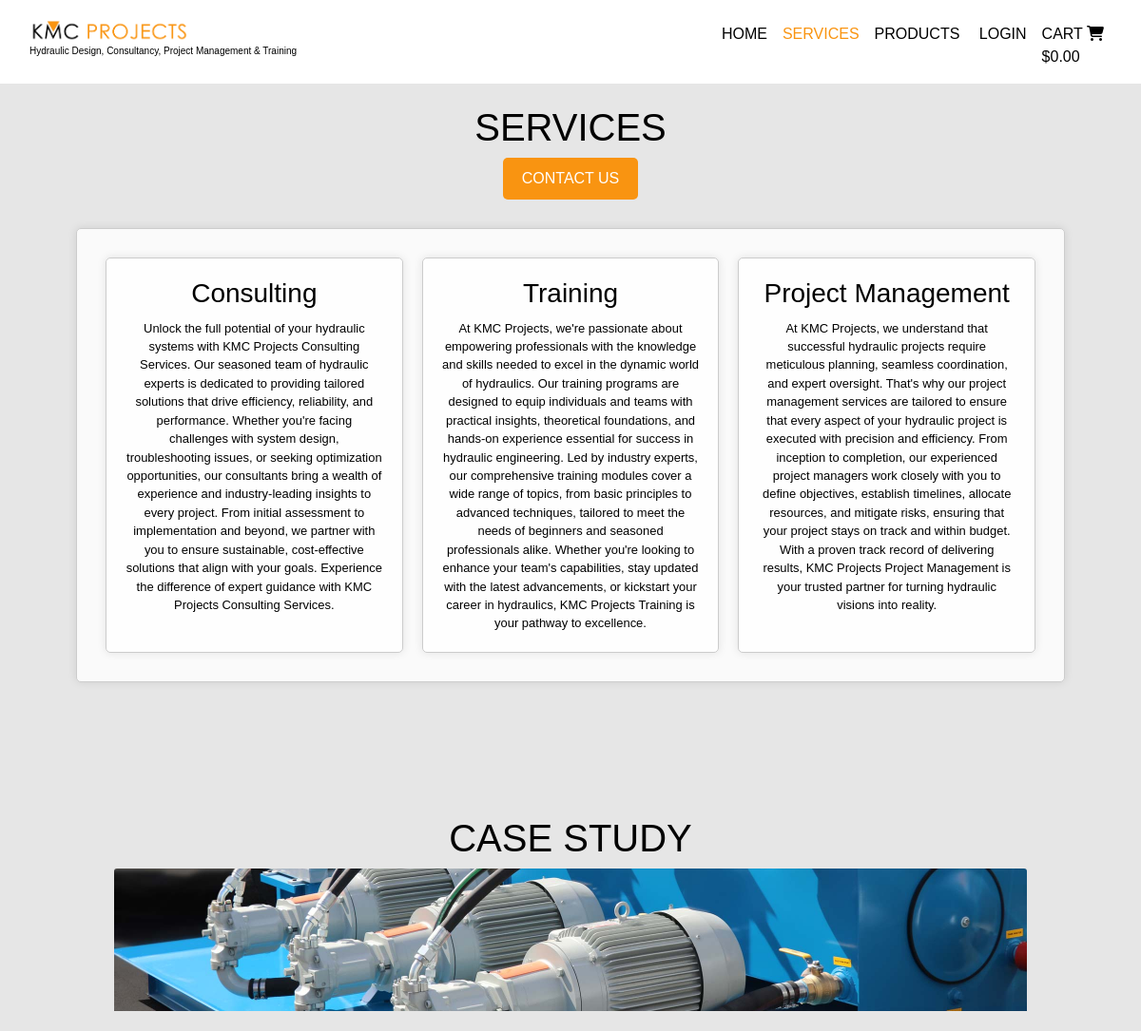
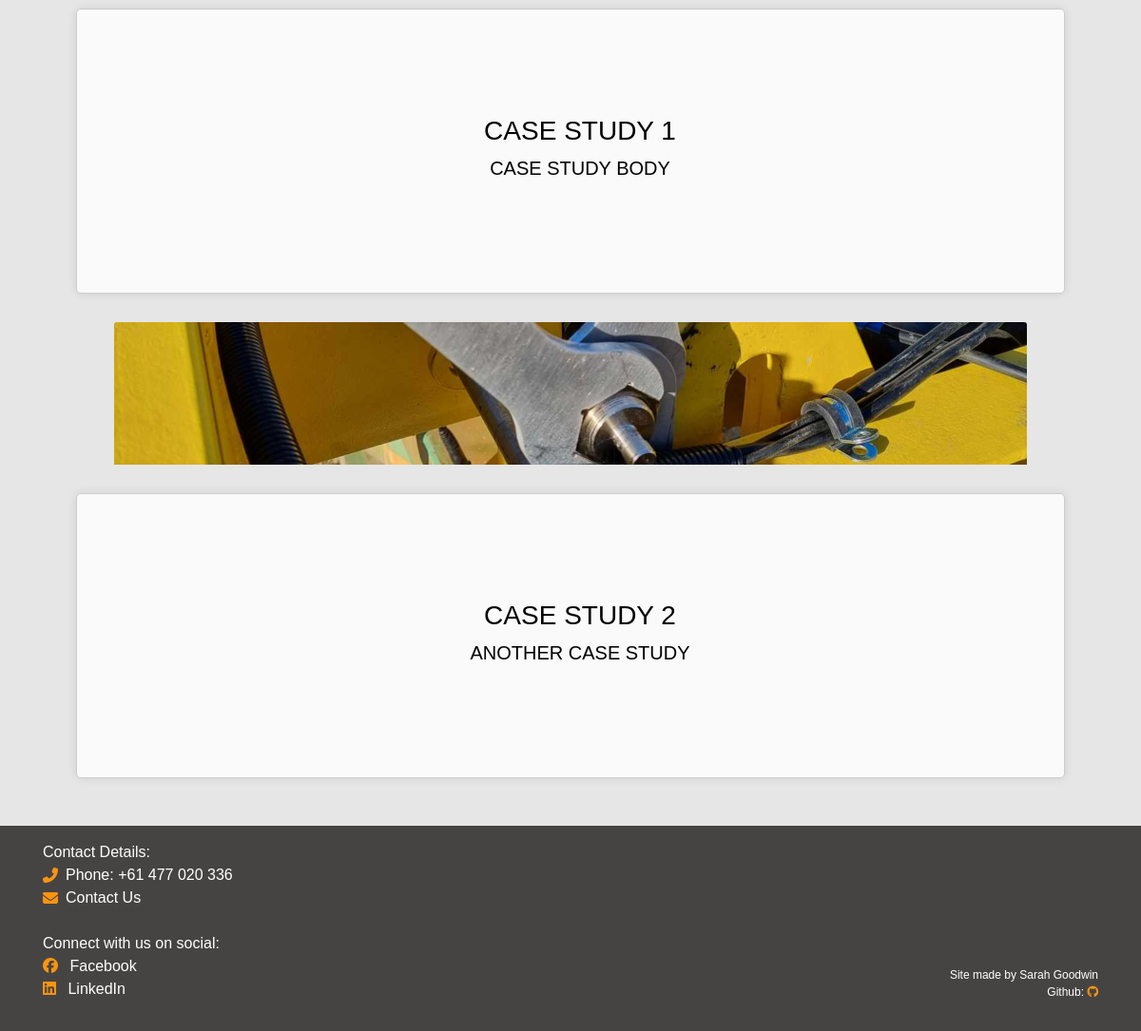
Page /services/ on the committed database (2 pictures, top to bottom).
### services/models.py (models this page shows, shortened)
class Services(models.Model):
    name = models.CharField(max_length=100)
    sku = models.CharField(max_length=254, null=True, blank=True, unique=True)
    description = models.TextField(max_length=1000)
    created_on = models.DateTimeField(auto_now_add=True)
    updated_on = models.BooleanField(default=False)

class CaseStudy(models.Model):
    title = models.CharField(max_length=100)
    sku = models.CharField(max_length=254, null=True, unique=True)
    body = models.TextField()
    image = models.ImageField(null=True, blank=True)
    created_on = models.DateTimeField(auto_now_add=True)
    updated_on = models.BooleanField(default=False)

### services/views.py (the view)
# urls.py: path('', views.ServiceList, name='services'),
def ServiceList(request):
    services = Services.objects.all()
    casestudies = CaseStudy.objects.all()
    return render(request, 'services/services.html', {'services': services, 'casestudies': casestudies})

### cart/context.py (called while the page is built, shortened)
def cart_contents(request):
    cart_items = []
    total = 0
    item_count = 0
    cart = request.session.get('cart', {})
    context = {
        'cart_items': cart_items,
        'total': total,
        'item_count': item_count,
    }
    return context

### services/templates/services/services.html (shortened to what this page needs)
{% extends "base.html" %}
{% load static %}
{% block content %}
<div class="content-wrapper">
    <h1 class="site-headings">Services</h1>
    <a href="{% url 'contact' %}" class="contact-button">Contact Us</a>
    <div class="services-box{% if services|length > 3 and forloop.counter0|divisibleby:3 %} wrap-after-three{% endif %}">
        <div class="service-text">
            {% for service in services %}
                <div class="services-inner-box">
                    <div class="services-list">
                        <div class="services-details">
                            <h3 class="product-name">{{ service.name }}</h3>
                            <p class="lead mb-0 service-text">{{ service.description }}</p>
                        </div>
                    </div>
                </div>
            {% endfor %}
        </div>
    </div>
<div class="content-wrapper">
    <h1 class="site-headings">Case Study</h1>
    {% for casestudy in casestudies %}
    {% if casestudy.image %}
    <a href="">
        <img class="card-img-top img-fluid casestudy-img" src="{{ casestudy.image.url }}" alt="{{ casestudy.title }}">
    </a>
    {% else %}
    <a href="">
        <img class="card-img-top img-fluid" src="" alt="{{ casestudy.title }}">
    </a>
    {% endif %}
    <div class="homepage-box">
            <h1 class="homepage-text">
                    <div class="items-list">
                        <div class="item-details">
                            <h3 class="product-name">{{ casestudy.title }}</h3>
                            <p class="lead mb-0">{{ casestudy.body }}</p>
                        </div>
                    </div>
                </div>
            </div>
    {% endfor %}
<div class="card-buttons add-casestudy-btn">
</div>
{% endblock %}

### static/css/base.css (style rules this page uses)
body { font-family: 'proxima-nova', sans-serif; font-style: normal; font-weight: 100; color: black; background-color: #e6e6e6; }
h1, h2 { text-transform: uppercase; }
.site-headings { margin-top: 10px; }
.content-wrapper { padding-top: 100px; text-align: center; }
.contact-button { display: inline-block; padding: 10px 20px; background-color: #f99411; color: #fff; text-decoration: none; border-radius: 5px; text-transform: uppercase; }
.homepage-box { display: flex; flex-wrap: wrap; align-items: center; justify-content: center; text-align: center; margin: 30px 80px; background-color: rgba(255, 255, 255, 0.8); border: 1px solid #ccc; padding: 20px; border-radius: 5px; box-shadow: 0 0 10px rgba(0, 0, 0, 0.1); height: 300px; overflow: auto; }
.homepage-text { font-size: 15px; color: black; }
.services-inner-box { background-color: rgba(255, 255, 255, 0.8); border: 1px solid #ccc; padding: 20px; border-radius: 5px; box-shadow: 0 0 10px rgba(0, 0, 0, 0.1); margin: 10px; width: 50%; }
.services-box { display: flex; flex-wrap: nowrap; align-items: flex-start; justify-content: center; text-align: center; margin: 30px 80px; background-color: rgba(255, 255, 255, 0.8); border: 1px solid #ccc; padding: 20px; border-radius: 5px; box-shadow: 0 0 10px rgba(0, 0, 0, 0.1); min-height: 300px; box-sizing: border-box; }
.service-text { display: flex; font-size: .9em; }
.casestudy-img { max-width: 80%; max-height: 150px; }
.card-buttons { display: flex; justify-content: center; }
.add-casestudy-btn { padding-bottom: 20px; }
.item-details { margin-left: 20px; flex-basis: calc(60% - 20px); }
.product-name { margin-bottom: 10px; }

### rows in the picture
Services: name "Consulting", description "Unlock the full potential of your hydraulic systems with KMC Projects Consulting Services. Our seasoned team of hydraulic experts is dedicated to providing tailored solutions that drive efficiency, reliability, and performance. Whether you're facing challenges with system design, troubleshooting issues, or seeking optimization opportunities, our consultants bring a wealth of experience and industry-leading insights to every project. From initial assessment to implementation and beyond, we partner with you to ensure sustainable, cost-effective solutions that align with your goals. Experience the difference of expert guidance with KMC Projects Consulting Services."
Services: name "Training", description "At KMC Projects, we're passionate about empowering professionals with the knowledge and skills needed to excel in the dynamic world of hydraulics. Our training programs are designed to equip individuals and teams with practical insights, theoretical foundations, and hands-on experience essential for success in hydraulic engineering. Led by industry experts, our comprehensive training modules cover a wide range of topics, from basic principles to advanced techniques, tailored to meet the needs of beginners and seasoned professionals alike. Whether you're looking to enhance your team's capabilities, stay updated with the latest advancements, or kickstart your career in hydraulics, KMC…"
Services: name "Project Management", description "At KMC Projects, we understand that successful hydraulic projects require meticulous planning, seamless coordination, and expert oversight. That's why our project management services are tailored to ensure that every aspect of your hydraulic project is executed with precision and efficiency. From inception to completion, our experienced project managers work closely with you to define objectives, establish timelines, allocate resources, and mitigate risks, ensuring that your project stays on track and within budget. With a proven track record of delivering results, KMC Projects Project Management is your trusted partner for turning hydraulic visions into reality."
CaseStudy: image (picture), title "CASE STUDY 1", body "CASE STUDY BODY"
CaseStudy: image (picture), title "CASE STUDY 2", body "ANOTHER CASE STUDY"
